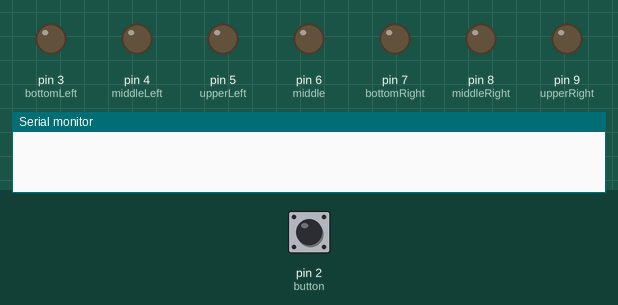
The sketch below on a simulated Arduino Uno, built with avr-gcc and run on an emulated ATmega328P. On the bench: output pins drawn as LEDs (lit = HIGH), the last lines printed to the serial monitor. The inputs (shaded band) are chosen by the test bench; at power-on: pin 2 (button) LOW. Random numbers use the default seed unless the sketch sets one.

Above: at 1.2 s.
1.3 s: pin 2 (button) pulled HIGH for 0.15 s
At 1.9 s:
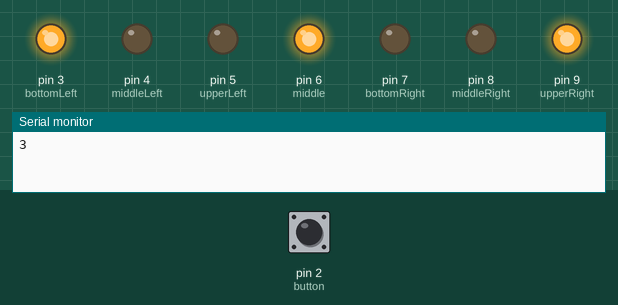
4.4 s: pin 2 (button) pulled HIGH for 3.2 s
10.6 s: pin 2 (button) pulled HIGH for 1 s
At 11.4 s:
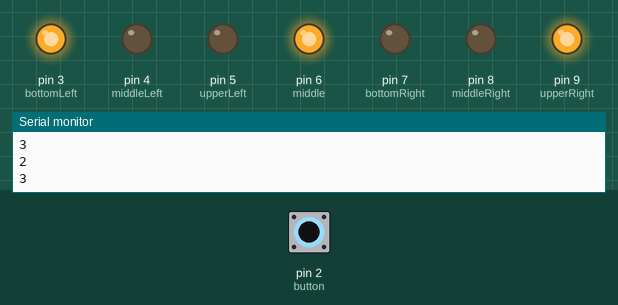
14.6 s: pin 2 (button) pulled HIGH for 0.15 s
At 15.7 s:
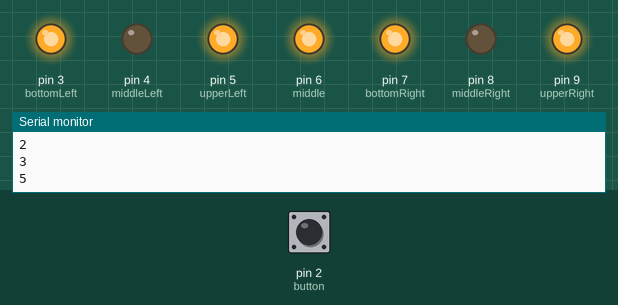
17.7 s: pin 2 (button) pulled HIGH for 3.2 s
Timing chart, 0 to 24.4 s (numbered marks = the images above; inputs shaded):
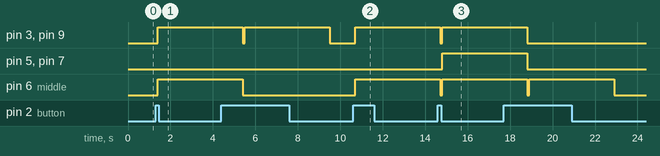

Measured:
- after the input at 1.3 s, pin 3 (bottomLeft), pin 6 (middle), pin 9 (upperRight): LOW → HIGH after 0.10 s
- after the input at 10.6 s, pin 3 (bottomLeft), pin 6 (middle), pin 9 (upperRight): LOW → HIGH after 0.10 s
- after the input at 14.6 s, pin 5 (upperLeft), pin 7 (bottomRight): LOW → HIGH after 0.20 s

The sketch:

die_simulator.ino
```cpp
int button = 2;
//LED for DICE
int bottomLeft = 3;
int middleLeft = 4;
int upperLeft = 5;
int middle = 6;
int bottomRight = 7;
int middleRight = 8;
int upperRight = 9;
int state = 0;
long randNumber;

void setup() {
  pinMode(bottomLeft, OUTPUT);
  pinMode(middleLeft, OUTPUT);
  pinMode(upperLeft, OUTPUT);
  pinMode(middle, OUTPUT);
  pinMode(bottomRight, OUTPUT);
  pinMode(middleRight, OUTPUT);
  pinMode(upperRight, OUTPUT);
  pinMode(button, INPUT);
  Serial.begin(9600);
  randomSeed(analogRead(0));
}

void loop() {
  //Read our button if high then run dice
  if (digitalRead(button) == HIGH && state == 0){
    state = 1;
    randNumber = random(1, 7);
    delay(100);
    Serial.println(randNumber);

    if (randNumber == 6){
      six();
    }
    if (randNumber == 5){
      five();
    }
    if (randNumber == 4){
      four();
    }

    if (randNumber == 3){
      three();
    }
    if (randNumber == 2){
      two();
    }
    if (randNumber == 1){
      one();
    }
    delay(4000);
    clearAll();
    state = 0;
  }
}

void one()
{
  digitalWrite(middle, HIGH);
}

void two()
{
  digitalWrite(bottomLeft, HIGH);
  digitalWrite(upperRight, HIGH);
}

void three()
{
  digitalWrite(bottomLeft, HIGH);
  digitalWrite(middle, HIGH);
  digitalWrite(upperRight, HIGH);
}

void four()
{
  digitalWrite(bottomLeft, HIGH);
  digitalWrite(upperLeft, HIGH);
  digitalWrite(bottomRight, HIGH);
  digitalWrite(upperRight, HIGH);
}

void five()
{
  digitalWrite(bottomLeft, HIGH);
  digitalWrite(middle, HIGH);
  digitalWrite(upperLeft, HIGH);
  digitalWrite(bottomRight, HIGH);
  digitalWrite(upperRight, HIGH);
}

void six()
{
  digitalWrite(bottomLeft, HIGH);
  digitalWrite(middleLeft, HIGH);
  digitalWrite(upperLeft, HIGH);
  digitalWrite(bottomRight, HIGH);
  digitalWrite(middleRight, HIGH);
  digitalWrite(upperRight, HIGH);
}

void clearAll()
{
  digitalWrite(bottomLeft, LOW);
  digitalWrite(middleLeft, LOW);
  digitalWrite(upperLeft, LOW);
  digitalWrite(bottomRight, LOW);
  digitalWrite(middleRight, LOW);
  digitalWrite(upperRight, LOW);
  digitalWrite(middle, LOW);
}
```
